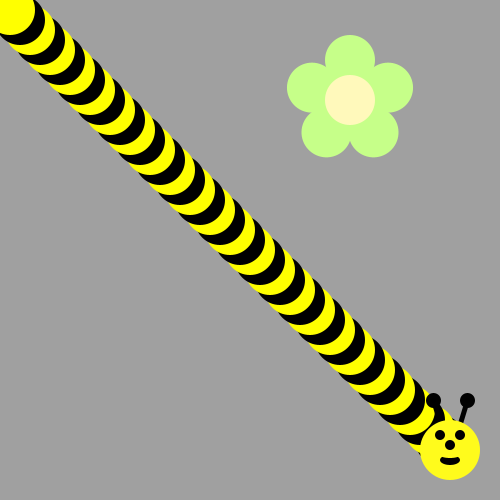
Frame 1 (no input)
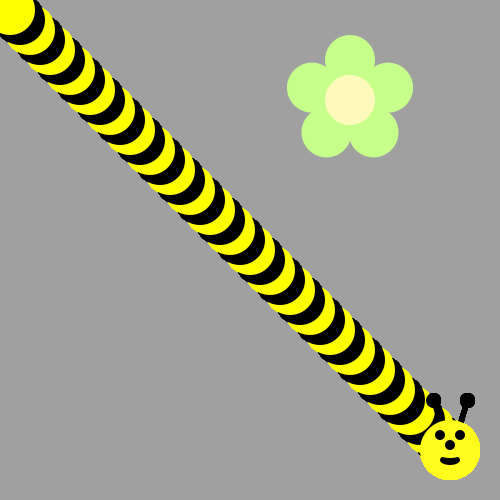
Frame 60 (the mouse pressed at the canvas centre just before this capture)
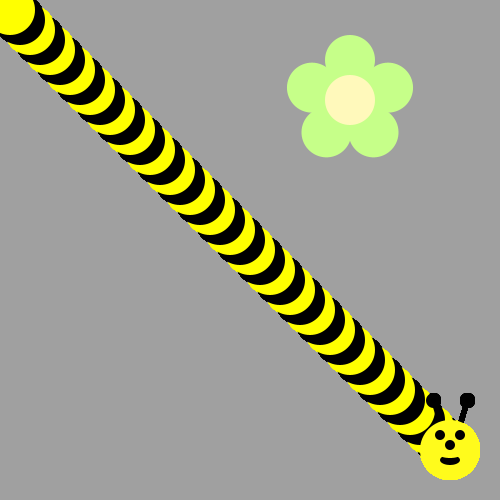
Frame 120 (the mouse held since frame 60 and released just before this capture)

The Processing sketch that drew these frames (run headless with seeded random() and noise(); from frame 60 on, the mouse is pressed at the canvas centre):

// Processing sketch: bumble_bee
// ── bumble_bee.pde
void setup() {
     ellipseMode(CENTER);
     size(500, 500);
     background(160, 160, 160);
     drawFlower(350, 100);
}

void draw() {
  
// First run the program and you should see a flower.  
  
/* Then, use a loop to make a body for the Bee! 
(see the image on the recipe, it's a diagonal line of circles)
Use remainder to make the colors alternate between yellow and black
*/
for(int i=45;i>0;i--){
 if(i % 2 == 0){
        
      fill(0,0,0);
      }else{    fill(255,255,0);}
        
      ellipse(i*10,i*10,50,50);
      

}

/*
Now put his head on using drawBeeFace(x,y)
*/
drawBeeFace(450,450);
}

/**************   Use these methods but  DON'T CHANGE THE CODE BELOW  **************/

void drawFlower(int x, int y) {
     noStroke();
     translate(x, y);
     // draw 5 petals, rotating after each one
     fill(#c6ff89);      // green
      for (int i = 0; i < 5; i++) {
           ellipse(0, -40, 50, 50);
          rotate(radians(72));
     }
     fill(#fff9bb); // light yellow
     ellipse(0, 0, 50, 50);
} 
void drawBeeFace(int BeeFaceX, int BeeFaceY) {
     noStroke();
     fill(0, 0, 0);
     stroke(1);
     strokeWeight(5);
     line(BeeFaceX-10, BeeFaceY-27, BeeFaceX-17, BeeFaceY-50);
     line(BeeFaceX+10, BeeFaceY-27, BeeFaceX+17, BeeFaceY-50);
     ellipse(BeeFaceX-17, BeeFaceY-50, 10, 10);
     ellipse(BeeFaceX+17, BeeFaceY-50, 10, 10);
     noStroke();
     fill(255, 251, 28);
     ellipse(BeeFaceX, BeeFaceY, 60, 60); // face
     fill(255, 237, 209);
     fill(0,0,0);
      ellipse(BeeFaceX-10, BeeFaceY-15, 10, 10); // eyes
     ellipse(BeeFaceX+10, BeeFaceY-15, 10, 10);
      ellipse(BeeFaceX, BeeFaceY-5, 10, 10); // nose
      ellipse(BeeFaceX, BeeFaceY+10, 20, 10);// mouth
     fill(255, 251, 28);
     ellipse(BeeFaceX, BeeFaceY+5, 20, 6);
}
